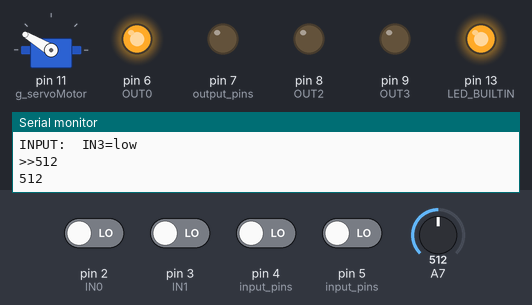
Bench run of a sketch on a simulated Arduino Uno, built with avr-gcc and run on an emulated ATmega328P. On the bench: servo, output pins drawn as LEDs (lit = HIGH), the last lines printed to the serial monitor. Inputs (shaded band) come from the test bench; at power-on: pin 2 (IN0), pin 3 (IN1), pin 4 (input_pins), pin 5 (input_pins) LOW, A7 = 512.

Above: at 4.2 s.
4.3 s: pin 3 (IN1) driven HIGH
At 5.7 s:
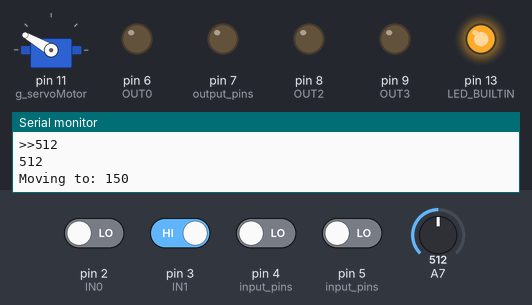
At 8.2 s:
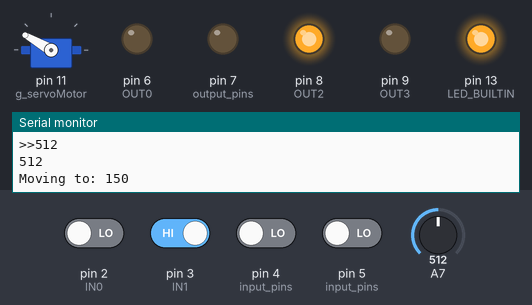
8.3 s: A7 set to 315
12.3 s: A7 set to 290
At 13.8 s:
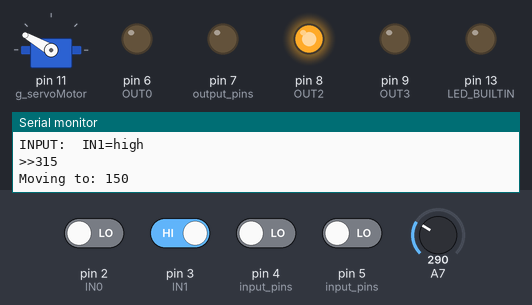
15.5 s: pin 2 (IN0) driven HIGH
19.5 s: A7 set to 306
At 21.7 s:
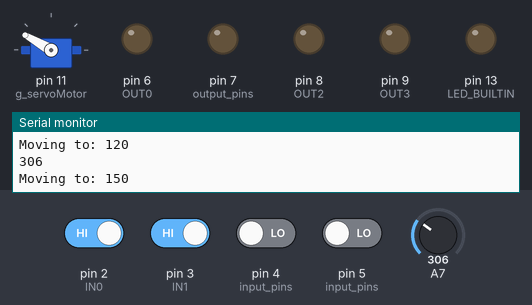
22.0 s: A7 set to 122
Timing chart, 0 to 28.6 s (numbered marks = the images above; inputs shaded):
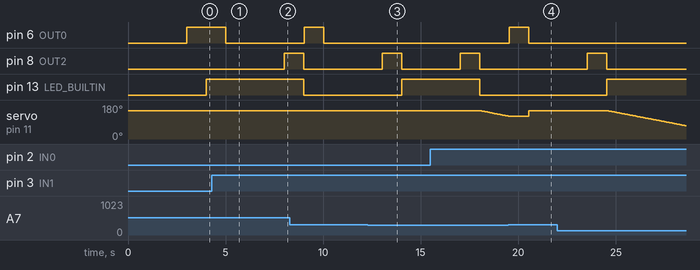

Measured:
- the behaviour switches between 301 and 300 on A7 (found by bisection; images 2 and 3)
- after the input at 4.3 s, pin 6 (OUT0): HIGH → LOW after 0.72 s; pin 8 (OUT2): LOW → HIGH after 3.7 s; pin 13 (LED_BUILTIN): stops changing and stays HIGH; servo on pin 11 (g_servoMotor): 149° → 150° after 0.72 s
- after the input at 12.3 s, pin 6 (OUT0): stays LOW (without the input it goes to HIGH after 1.7 s)
- after the input at 15.5 s, servo on pin 11 (g_servoMotor): moves from 150° to 121° over 1.4 s, starting after 2.6 s
- after the input at 19.5 s, pin 6 (OUT0): LOW → HIGH at once, → LOW 1.0 s later
- after the input at 22.0 s, pin 6 (OUT0): stays LOW (without the input it goes to HIGH after 2.5 s); servo on pin 11 (g_servoMotor): moves from 150° to 70° over 4.0 s, starting after 2.6 s

The sketch:

sketch_sep6a.ino
```cpp
#include <Servo.h>  //this enables the library for the servo motor
#define IN0 2       /* D2 */
#define IN1 3       /* D3 */
#define IN2 4       /* D4 */
#define IN3 5       /* D5 */

#define OUT0 6 /* D6 */
#define OUT1 7 /* D7 */
#define OUT2 8 /* D8 */
#define OUT3 9 /* D9 */

#undef F
#define F(x) x

int grip;
int drop;
int16_t position = 149;
static const uint8_t g_Major = 0;
static const uint8_t g_Minor = 3;
static const char g_info[] = F("info");
static const char g_goto[] = F("goto");
static const char g_ADC7[] = F("ADC7");
static const char g_low[] = F("low");
static const char g_high[] = F("high");
static const char g_cursor[] = F(">>");

static const uint32_t flashInterval = 500; /* milliseconds */

struct pin_definition {
  const uint8_t pin;
  const char* name;
};

struct analog_pin_definition {
  const uint8_t pin;
  const char* name;
  uint16_t period;
  unsigned long lastPublish;
};

static Servo g_servoMotor;

struct pin_definition input_pins[] = { { IN0, F("IN0") }, { IN1, F("IN1") }, { IN2, F("IN2") }, { IN3, F("IN3") } };
struct pin_definition output_pins[] = { { OUT0, F("OUT0") }, { OUT1, F("OUT1") }, { OUT2, F("OUT2") }, { OUT3, F("OUT3") } };
struct analog_pin_definition analog_pins[] = { { 7, F("ADC7"), 0, 0 } };

void Help() {
  Serial.print(F("Levelshifter board "));
  Serial.print(g_Major);
  Serial.print(F("."));
  Serial.print(g_Minor);
  Serial.println(F("---------------------------------------"));
  Serial.println(F("'?' this screen"));
  Serial.println(F("'info' display the current settings of in and out"));
}

void Info() {

  // First time initialization, we report the current state of the output pins
  for (uint8_t index = 0; index < sizeof(output_pins) / sizeof(struct pin_definition); index++) {
    Serial.print(F("OUTPUT: "));
    Serial.print(output_pins[index].name);
    Serial.print(F("="));
    Serial.println(digitalRead(output_pins[index].pin) ? g_high : g_low);
  }

  // First time initialization, we report and record the current state for the input pins
  for (uint8_t index = 0; index < sizeof(input_pins) / sizeof(struct pin_definition); index++) {
    Serial.print("INPUT:  ");
    Serial.print(input_pins[index].name);
    Serial.print('=');

    Serial.println(digitalRead(input_pins[index].pin) == 0 ? g_low : g_high);
  }
}

void Goto(int16_t position) {
  Serial.print("Moving to: ");
  Serial.println(position);
  g_servoMotor.write(position);
}

uint16_t UnderPressure(const uint8_t pin) {
  uint16_t pressure = analogRead(pin);
  Serial.println(pressure);
  return pressure;
}

void UserEvaluation(const uint8_t length, const char buffer[]) {

  if ((length == 1) && (buffer[0] == '?')) {
    Help();
  } else if (strncmp(g_info, buffer, (sizeof(g_info) / sizeof(char) - 1)) == 0) {
    Info();
  } else if (strncmp(g_goto, buffer, (sizeof(g_goto) / sizeof(char) - 1)) == 0) {
    if ((buffer[sizeof(g_goto) / sizeof(char) - 1] == '=') && (length >= (sizeof(g_goto) / sizeof(char) + 1))) {
      int degrees = atoi(&(buffer[sizeof(g_goto) / sizeof(char)]));
      Goto(degrees);
    }
  } else {
    bool handled = false;

    for (uint8_t index = 0; ((handled == false) && (index < sizeof(output_pins) / sizeof(struct pin_definition))); index++) {
      const uint8_t keyLength = strlen(output_pins[index].name);
      if (strncmp(output_pins[index].name, buffer, keyLength) == 0) {
        handled = true;
        if ((buffer[keyLength] != '=') || (length != (keyLength + 2))) {
          Serial.println(F("Syntax should be '<pin name>=0' or '<pin name>=1'"));
        } else {
          const char value = toupper(buffer[keyLength + 1]);
          if ((value == 'L') || (value == '0')) {
            digitalWrite(output_pins[index].pin, 0);
          } else if ((value == 'H') || (value == '1')) {
            digitalWrite(output_pins[index].pin, 1);
          } else {
            Serial.println(F("Unrecognized value, must be '0', '1', 'l', 'h', 'L' or 'H'"));
          }
        }
      }
    }

    for (uint8_t index = 0; ((handled == false) && (index < sizeof(analog_pins) / sizeof(struct analog_pin_definition))); index++) {
      const uint8_t keyLength = strlen(analog_pins[index].name);
      if (strncmp(analog_pins[index].name, buffer, keyLength) == 0) {
        handled = true;
        if ((buffer[keyLength] != '=') || (length != (keyLength + 2))) {
          Serial.println(F("Syntax should be '<pin name>=<duration in 100ms>'"));
        } else {
          const uint16_t value = atoi(&(buffer[keyLength + 1]));
          analog_pins[index].period = value * 100;
          analog_pins[index].lastPublish = 0;
          if (value == 0) {
            Serial.print(F("Disabled the monitoring of: "));
            Serial.println(analog_pins[index].name);
          } else {
            Serial.print(F("Enabled monitoring of ["));
            Serial.print(analog_pins[index].name);
            Serial.print(F("] to a value of: "));
            Serial.print(analog_pins[index].period);
            Serial.println(F(" ms"));
          }
        }
      }
    }

    if (handled == false) {
      Serial.print(F("Unrecognized verb: "));
      Serial.println(buffer);
    }
  }
  Serial.print(F(">>"));
}

void InputEvaluation(uint32_t& state) {
  // First time initialization, we report and record the current state
  for (uint8_t index = 0; index < sizeof(input_pins) / sizeof(struct pin_definition); index++) {
    bool value = !(digitalRead(input_pins[index].pin) == 0);

    // Check if we have a different state than we recorded..
    if (value ^ ((state & (1 << index)) != 0)) {
      // Yes, so time to notify
      Serial.println();
      Serial.print(F("INPUT:  "));
      Serial.print(input_pins[index].name);
      Serial.print(F("="));
      Serial.println(value ? g_high : g_low);
      Serial.print(F(">>"));

      // and record!!
      state ^= (1 << index);
    }
  }
}

// Generally, you should use "unsigned long" for variables that hold time
// The value will quickly become too large for an int to store
static unsigned long g_previousFlashMillis = 0;

// This is the buffer to remember what the user is entering through the
// serial console
static char g_buffer[16];
static uint8_t g_length;

static uint32_t g_lastState = 0;

void setup() {
  Serial.begin(115200);
  Serial.flush();
  Goto(position);
  // grip digital pin LED_BUILTIN as an output, just for DEBUG purpose.
  pinMode(LED_BUILTIN, OUTPUT);

  // First time initialization, we report the current state of the output pins
  for (uint8_t index = 0; index < sizeof(output_pins) / sizeof(struct pin_definition); index++) {
    pinMode(output_pins[index].pin, OUTPUT);
  }

  // First time initialization, we report and record the current state for the input pins
  for (uint8_t index = 0; index < sizeof(input_pins) / sizeof(struct pin_definition); index++) {
    pinMode(input_pins[index].pin, INPUT);
    if (digitalRead(input_pins[index].pin) != 0) {
      g_lastState |= (1 << index);
    }
  }

  Help();
  Info();
  Serial.print(g_cursor);

  g_servoMotor.attach(11);
  delay(3000);
}

void loop() {
  unsigned long currentMillis = millis();
  uint16_t pressure;
  pressure = UnderPressure(7);
  grip = digitalRead(IN0);
  if (grip == 1) {
      while ((position >= 60) && (pressure < 300)) {
        pressure = UnderPressure(7);
        if (pressure < 300) {
          position--;
          delay(50);
          Goto(position); //Try to grab the object untill the pressure is enough
        }
        if ((pressure < 300) && (position < 62)){
          position = 149;
          Goto(position);
          digitalWrite(OUT3, HIGH);
          delay(100);
          digitalWrite(OUT3, LOW);
          break;
        }
      }
    }

  if (pressure>300){
    digitalWrite(OUT0,HIGH);
    grip = 0;
    delay(1000);
    digitalWrite(OUT0, LOW);
  }

  drop = digitalRead(IN1);
  if (drop == 1){
    position = 150;
    Goto(position);
    delay(3000);
    digitalWrite(OUT2, HIGH);
    delay(1000);
    digitalWrite(OUT2, LOW);
    drop = 0;
  }

    // check to see if it's time to blink the LED; that is, if the difference
    // between the current time and last time you blinked the LED is bigger than
    // the interval at which you want to blink the LED.
    if (static_cast<uint32_t>(currentMillis - g_previousFlashMillis) >= flashInterval) {
      // save the last time you blinked the LED
      g_previousFlashMillis = currentMillis;

      // set the LED with the ledState of the variable:
      digitalWrite(LED_BUILTIN, !digitalRead(LED_BUILTIN));
    }

    while (Serial.available() > 0) {
      char character = Serial.read();
      if (::isprint(character)) {
        if (g_length < sizeof(g_buffer)) {
          g_buffer[g_length++] = character;
          Serial.print(character);
        } else {
          Serial.print(F("*"));
        }
      } else {
        g_buffer[g_length] = '\0';
        Serial.println();
        UserEvaluation(g_length, g_buffer);
        g_length = 0;
        Serial.print(g_cursor);
      }
    }

    InputEvaluation(g_lastState);

    for (uint8_t index = 0; (index < sizeof(analog_pins) / sizeof(struct analog_pin_definition)); index++) {
      if ((analog_pins[index].period != 0) && (analog_pins[index].lastPublish < currentMillis)) {
        analog_pins[index].lastPublish = currentMillis + analog_pins[index].period;
        UnderPressure(analog_pins[index].pin);
      }
    }
  }
```
